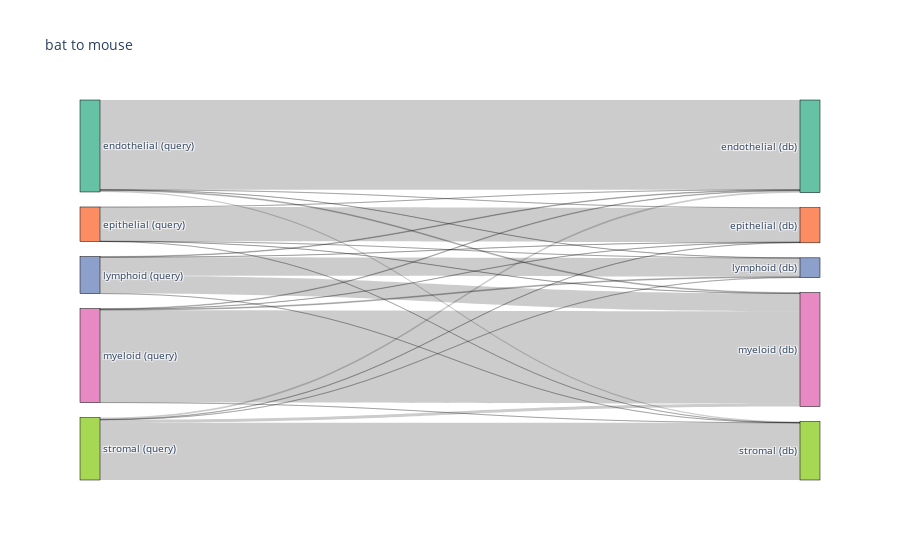
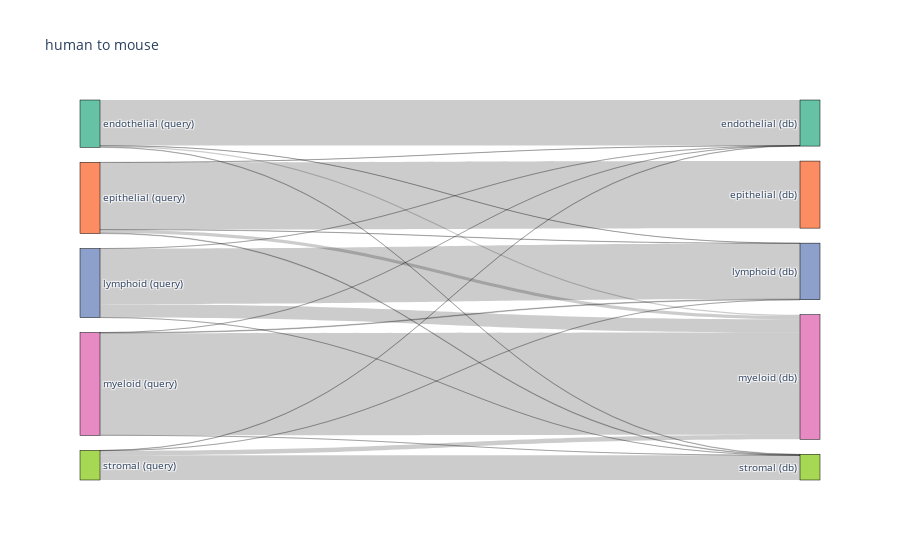
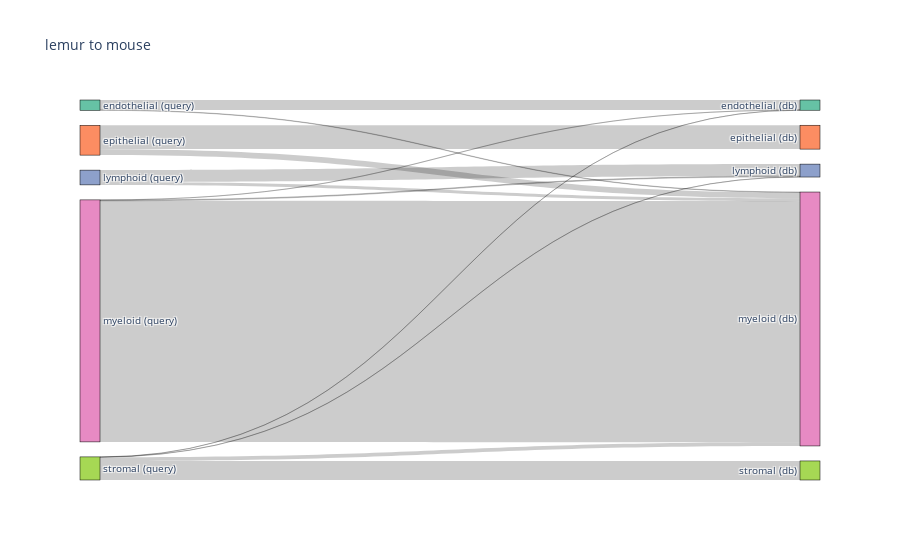
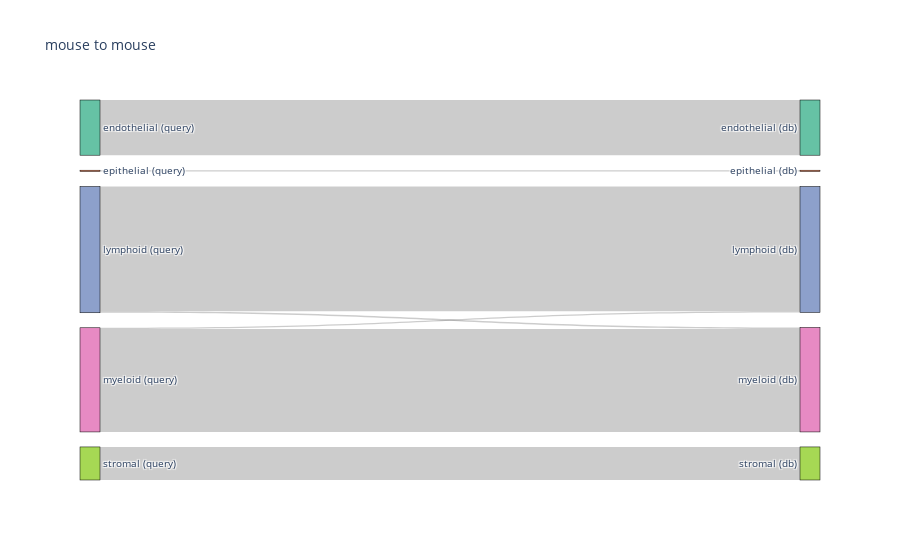

The cell these charts' notebook holds for them, in order:
### Code cell
for species, df in predicted_cells.groupby('species'):
    prediction_counts = make_prediction_counts(
        df,
        "groundtruth_compartment",
        "predicted_compartment",
    )
    prediction_counts = prediction_counts.sort_values(['ground_truth', 'prediction'])
    
    compartment_colors = get_compartment_colors(prediction_counts)

    sankey_fig = genSankey(
        prediction_counts,
        cat_cols=["ground_truth", "prediction"],
        node_colors=compartment_colors,
        value_cols="n_cells",
        title=f"{species} to mouse",
    )
    sankey_fig
    # creating the sankey diagram

    # plotly.offline.plot(sankey_fig, validate=False)

    fig = go.Figure(sankey_fig)
    fig.update_layout(width=300)

    fig.show()
    fig.write_image(os.path.join(figure_folder, f"compartment__{species}.png"), width=650, height=400)

### Figure 1 — Plotly figure (JSON) as saved in the notebook; plotly's stock layout.template omitted (floating-point values rounded to 4 significant figures)
{"data": [{"link": {"source": [0, 0, 0, 0, 0, 1, 1, 1, 1, 1, 2, 2, 2, 2, 2, 3, 3, 3, 3, 3, 4, 4, 4, 4, 4], "target": [5, 6, 7, 8, 9, 5, 6, 7, 8, 9, 5, 6, 7, 8, 9, 5, 6, 7, 8, 9, 5, 6, 7, 8, 9], "value": [2159, 4, 4, 20, 27, 2, 824, 1, 3, 2, 15, 3, 445, 428, 1, 14, 6, 21, 2221, 1, 42, 8, 5, 71, 1376]}, "node": {"color": ["#66c2a5", "#fc8d62", "#8da0cb", "#e78ac3", "#a6d854", "#66c2a5", "#fc8d62", "#8da0cb", "#e78ac3", "#a6d854"], "label": ["endothelial (query)", "epithelial (query)", "lymphoid (query)", "myeloid (query)", "stromal (query)", "endothelial (db)", "epithelial (db)", "lymphoid (db)", "myeloid (db)", "stromal (db)"], "line": {"color": "black", "width": 0.5}, "pad": 15, "thickness": 20}, "type": "sankey"}], "layout": {"autosize": true, "font": {"size": 10}, "title": {"text": "bat to mouse"}}}

### Figure 2 — Plotly figure (JSON) as saved in the notebook; plotly's stock layout.template omitted (floating-point values rounded to 4 significant figures)
{"data": [{"link": {"source": [0, 0, 0, 0, 1, 1, 1, 1, 1, 2, 2, 2, 2, 3, 3, 3, 3, 4, 4, 4, 4], "target": [5, 7, 8, 9, 5, 6, 7, 8, 9, 5, 7, 8, 9, 5, 7, 8, 9, 5, 7, 8, 9], "value": [2016, 5, 55, 17, 6, 2966, 10, 143, 25, 1, 2458, 592, 2, 2, 29, 4513, 2, 13, 2, 205, 1092]}, "node": {"color": ["#66c2a5", "#fc8d62", "#8da0cb", "#e78ac3", "#a6d854", "#66c2a5", "#fc8d62", "#8da0cb", "#e78ac3", "#a6d854"], "label": ["endothelial (query)", "epithelial (query)", "lymphoid (query)", "myeloid (query)", "stromal (query)", "endothelial (db)", "epithelial (db)", "lymphoid (db)", "myeloid (db)", "stromal (db)"], "line": {"color": "black", "width": 0.5}, "pad": 15, "thickness": 20}, "type": "sankey"}], "layout": {"autosize": true, "font": {"size": 10}, "title": {"text": "human to mouse"}}}

### Figure 3 — Plotly figure (JSON) as saved in the notebook; plotly's stock layout.template omitted (floating-point values rounded to 4 significant figures)
{"data": [{"link": {"source": [0, 0, 1, 1, 2, 2, 3, 3, 3, 4, 4, 4, 4], "target": [5, 8, 6, 8, 7, 8, 5, 7, 8, 5, 7, 8, 9], "value": [177, 7, 425, 105, 213, 50, 3, 14, 4290, 2, 3, 67, 339]}, "node": {"color": ["#66c2a5", "#fc8d62", "#8da0cb", "#e78ac3", "#a6d854", "#66c2a5", "#fc8d62", "#8da0cb", "#e78ac3", "#a6d854"], "label": ["endothelial (query)", "epithelial (query)", "lymphoid (query)", "myeloid (query)", "stromal (query)", "endothelial (db)", "epithelial (db)", "lymphoid (db)", "myeloid (db)", "stromal (db)"], "line": {"color": "black", "width": 0.5}, "pad": 15, "thickness": 20}, "type": "sankey"}], "layout": {"autosize": true, "font": {"size": 10}, "title": {"text": "lemur to mouse"}}}

### Figure 4 — Plotly figure (JSON) as saved in the notebook; plotly's stock layout.template omitted (floating-point values rounded to 4 significant figures)
{"data": [{"link": {"source": [0, 1, 2, 2, 3, 3, 4], "target": [5, 6, 7, 8, 7, 8, 9], "value": [177, 4, 400, 5, 4, 330, 106]}, "node": {"color": ["#66c2a5", "#fc8d62", "#8da0cb", "#e78ac3", "#a6d854", "#66c2a5", "#fc8d62", "#8da0cb", "#e78ac3", "#a6d854"], "label": ["endothelial (query)", "epithelial (query)", "lymphoid (query)", "myeloid (query)", "stromal (query)", "endothelial (db)", "epithelial (db)", "lymphoid (db)", "myeloid (db)", "stromal (db)"], "line": {"color": "black", "width": 0.5}, "pad": 15, "thickness": 20}, "type": "sankey"}], "layout": {"autosize": true, "font": {"size": 10}, "title": {"text": "mouse to mouse"}}}
